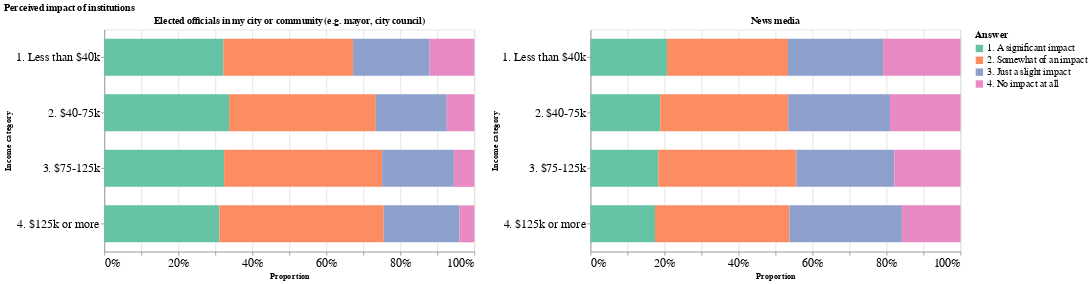

Notebook code cell kept with this figure:
### Code cell
A_5304.impact_I

### Figure 1 — Vega-Lite specification as saved in the notebook (floating-point values rounded to 4 significant figures)
{"config": {"view": {"continuousWidth": 400, "continuousHeight": 300}}, "hconcat": [{"data": {"name": "data-697547319174f33c9986df26c7b31c35"}, "mark": {"type": "bar", "size": 50}, "encoding": {"color": {"field": "val", "legend": {"labelFontSize": 13, "titleFontSize": 14}, "scale": {"scheme": "set2"}, "title": "Answer", "type": "nominal"}, "tooltip": {"field": "val", "type": "nominal"}, "x": {"axis": {"labelFontSize": 16}, "field": "count", "stack": "normalize", "title": "Proportion", "type": "quantitative"}, "y": {"axis": {"labelFontSize": 16}, "field": "income_cat", "title": "Income category", "type": "nominal"}}, "height": 300, "title": "Elected officials in my city or community (e.g. mayor, city council)", "width": 500}, {"data": {"name": "data-5193fc101e46551a28458a489332449e"}, "mark": {"type": "bar", "size": 50}, "encoding": {"color": {"field": "val", "legend": {"labelFontSize": 13, "titleFontSize": 14}, "scale": {"scheme": "set2"}, "title": "Answer", "type": "nominal"}, "tooltip": {"field": "val", "type": "nominal"}, "x": {"axis": {"labelFontSize": 16}, "field": "count", "stack": "normalize", "title": "Proportion", "type": "quantitative"}, "y": {"axis": {"labelFontSize": 16}, "field": "income_cat", "title": "Income category", "type": "nominal"}}, "height": 300, "title": "News media", "width": 500}], "title": "Perceived impact of institutions", "$schema": "https://vega.github.io/schema/vega-lite/v4.17.0.json", "datasets": {"data-697547319174f33c9986df26c7b31c35": [{"income_cat": "4. $125k or more", "val": "1. A significant impact", "count": 432}, {"income_cat": "4. $125k or more", "val": "2. Somewhat of an impact", "count": 617}, {"income_cat": "4. $125k or more", "val": "3. Just a slight impact", "count": 284}, {"income_cat": "4. $125k or more", "val": "4. No impact at all", "count": 56}, {"income_cat": "3. $75-125k", "val": "1. A significant impact", "count": 526}, {"income_cat": "3. $75-125k", "val": "2. Somewhat of an impact", "count": 694}, {"income_cat": "3. $75-125k", "val": "3. Just a slight impact", "count": 315}, {"income_cat": "3. $75-125k", "val": "4. No impact at all", "count": 90}, {"income_cat": "2. $40-75k", "val": "1. A significant impact", "count": 466}, {"income_cat": "2. $40-75k", "val": "2. Somewhat of an impact", "count": 548}, {"income_cat": "2. $40-75k", "val": "3. Just a slight impact", "count": 265}, {"income_cat": "2. $40-75k", "val": "4. No impact at all", "count": 103}, {"income_cat": "1. Less than $40k", "val": "1. A significant impact", "count": 453}, {"income_cat": "1. Less than $40k", "val": "2. Somewhat of an impact", "count": 493}, {"income_cat": "1. Less than $40k", "val": "3. Just a slight impact", "count": 291}, {"income_cat": "1. Less than $40k", "val": "4. No impact at all", "count": 170}], "data-5193fc101e46551a28458a489332449e": [{"income_cat": "4. $125k or more", "val": "1. A significant impact", "count": 242}, {"income_cat": "4. $125k or more", "val": "2. Somewhat of an impact", "count": 505}, {"income_cat": "4. $125k or more", "val": "3. Just a slight impact", "count": 422}, {"income_cat": "4. $125k or more", "val": "4. No impact at all", "count": 220}, {"income_cat": "3. $75-125k", "val": "1. A significant impact", "count": 297}, {"income_cat": "3. $75-125k", "val": "2. Somewhat of an impact", "count": 606}, {"income_cat": "3. $75-125k", "val": "3. Just a slight impact", "count": 430}, {"income_cat": "3. $75-125k", "val": "4. No impact at all", "count": 290}, {"income_cat": "2. $40-75k", "val": "1. A significant impact", "count": 260}, {"income_cat": "2. $40-75k", "val": "2. Somewhat of an impact", "count": 477}, {"income_cat": "2. $40-75k", "val": "3. Just a slight impact", "count": 379}, {"income_cat": "2. $40-75k", "val": "4. No impact at all", "count": 263}, {"income_cat": "1. Less than $40k", "val": "1. A significant impact", "count": 291}, {"income_cat": "1. Less than $40k", "val": "2. Somewhat of an impact", "count": 460}, {"income_cat": "1. Less than $40k", "val": "3. Just a slight impact", "count": 362}, {"income_cat": "1. Less than $40k", "val": "4. No impact at all", "count": 294}]}}
